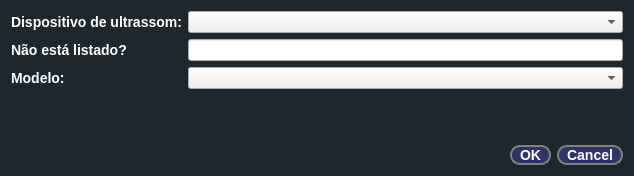
<?xml version="1.0" encoding="UTF-8"?>
<ui version="4.0">
 <class>Dialog</class>
 <widget class="QDialog" name="Dialog">
  <property name="geometry">
   <rect>
    <x>0</x>
    <y>0</y>
    <width>634</width>
    <height>176</height>
   </rect>
  </property>
  <property name="windowTitle">
   <string>Dialog</string>
  </property>
  <property name="styleSheet">
   <string notr="true">QDialog{
background-color: #1e272e;
}

	
QPushButton {
 
border: 2px solid gray;
border-radius: 10px;
padding: 0 8px;
background: #30336b;
color: white;
font: bold 14px;
}
 
 QCheckBox{
font: bold 14px;
color: white;
}

QLabel{
font: bold 14px;
color: white;
}</string>
  </property>
  <layout class="QFormLayout" name="formLayout">
   <item row="0" column="0">
    <widget class="QLabel" name="label">
     <property name="text">
      <string>Dispositivo de ultrassom:</string>
     </property>
    </widget>
   </item>
   <item row="0" column="1">
    <widget class="QComboBox" name="cbUs"/>
   </item>
   <item row="1" column="0">
    <widget class="QLabel" name="label_2">
     <property name="text">
      <string>Não está listado?</string>
     </property>
    </widget>
   </item>
   <item row="4" column="1">
    <spacer name="verticalSpacer">
     <property name="orientation">
      <enum>Qt::Vertical</enum>
     </property>
     <property name="sizeType">
      <enum>QSizePolicy::Expanding</enum>
     </property>
     <property name="sizeHint" stdset="0">
      <size>
       <width>20</width>
       <height>80</height>
      </size>
     </property>
    </spacer>
   </item>
   <item row="8" column="1">
    <widget class="QDialogButtonBox" name="buttonBox">
     <property name="orientation">
      <enum>Qt::Horizontal</enum>
     </property>
     <property name="standardButtons">
      <set>QDialogButtonBox::Cancel|QDialogButtonBox::Ok</set>
     </property>
    </widget>
   </item>
   <item row="1" column="1">
    <widget class="QLineEdit" name="txtUs"/>
   </item>
   <item row="2" column="1">
    <widget class="QComboBox" name="cbPipeline"/>
   </item>
   <item row="2" column="0">
    <widget class="QLabel" name="label_3">
     <property name="text">
      <string>Modelo:</string>
     </property>
    </widget>
   </item>
  </layout>
 </widget>
 <resources/>
 <connections>
  <connection>
   <sender>buttonBox</sender>
   <signal>accepted()</signal>
   <receiver>Dialog</receiver>
   <slot>accept()</slot>
   <hints>
    <hint type="sourcelabel">
     <x>248</x>
     <y>254</y>
    </hint>
    <hint type="destinationlabel">
     <x>157</x>
     <y>274</y>
    </hint>
   </hints>
  </connection>
  <connection>
   <sender>buttonBox</sender>
   <signal>rejected()</signal>
   <receiver>Dialog</receiver>
   <slot>reject()</slot>
   <hints>
    <hint type="sourcelabel">
     <x>316</x>
     <y>260</y>
    </hint>
    <hint type="destinationlabel">
     <x>286</x>
     <y>274</y>
    </hint>
   </hints>
  </connection>
 </connections>
</ui>
